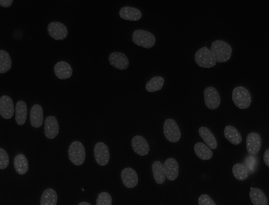
#> input picture images/Q6.png, 269 x 205 px
$ jupyter execute --allow-errors edge_detection.ipynb
#> lines starting #> are read from the running program, lines starting #| are printed output that depends on the picture; after the words box and inside, x2 and y2 are one past the last pixel; in counts of white or black regions, pixels touching at a corner belong together
[cell 1]
import matplotlib.pyplot as plt
import matplotlib.image as mpimg
import numpy as np
import math
import cv2
from numpy.matrixlib.defmatrix import matrix
def imshow(im):
    plt.imshow(img,cmap='gray', vmin=0,vmax=255)
    plt.axis('off')
    return
img = cv2.imread("./images/Q6.png", cv2.IMREAD_GRAYSCALE)
#> img is the input picture: shape (205, 269); min 3, max 87, mean 12.5

plt.imshow(img,cmap='gray', vmin=0,vmax=255)

[cell 2]
def getGaussianFilter(k, sigma):
    '''
    Step 1
    //Odd size filters only
    '''
#> called with k = 3, sigma = 1
    shift = (k-1)//2
    filter1 = []
    for x in range(-shift, shift+1):
        row = []
        for y in range(-shift,shift+1):
            coeff = math.exp(-(x**2 + y**2)/sigma**2)
            row.append(coeff)
            #print(x-(k-shift), y-(k-shift), coeff)
        filter1.append(row)
    filter1 = np.array(filter1)
    return filter1/np.sum(filter1)

[cell 3]
kernel1 = getGaussianFilter(3, 1)
kernel2 = getGaussianFilter(5,2)
kernel3 = getGaussianFilter(7,5)
print(kernel1)
print(kernel2)

[cell 4]
def convolve(img, kern):
    kern = np.flip(kern, 0)
    kern = np.flip(kern,1)
    kernX = kern.shape[0]
    kernY = kern.shape[1]
    imgX = img.shape[0]
#> imgX = 205
    imgY = img.shape[1]
#> imgY = 269
    offset = (kernX-1)//2
    copy_img = np.zeros((imgX+(offset*2), imgY + (offset*2)))
    #print(copy_img.shape)
    #print(img.shape)
    copy_img[offset:imgX+offset,offset:imgY+offset] = img
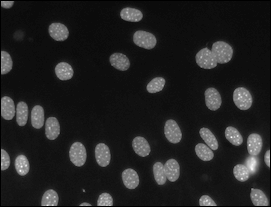
#> copy_img: shape (207, 271) float64; min 0, max 87, mean 12.3; drawn with min black and max white
    #print(copy_img)
    output_img = np.copy(img)
    for i in range(0,imgX):
        for j in range(0, imgY):
            vector = copy_img[i: i + kernX, j: j+kernY]
            output_img[i][j] = (vector.flatten() * kern.flatten()).sum()
   # print(kernX,kernY)
    return output_img

[cell 5]
def getGradient(image):
    #Normalize Sobel
    Mx = np.array([[-1,0,1],[-2,0,2],[-1,0,1]])*(1/8)
    My = np.array([[-1,-2,-1],[0,0,0],[1,2,1]])*(1/8)
    Gx = convolve(image, Mx)
#> after the loop in convolve (call 2), `for i in range(0,imgX):`:
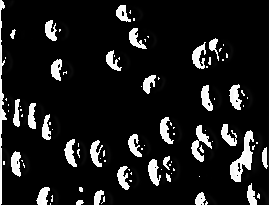
#> output_img: shape (205, 269); min 0, max 255, mean 27.5
    Gy = convolve(image, My)
#> after the loop in convolve (call 3), `for i in range(0,imgX):`:
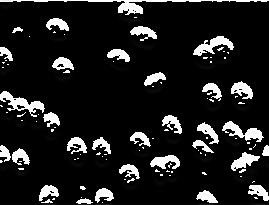
#> output_img: shape (205, 269); min 0, max 255, mean 30.3
    return np.sqrt(np.square(Gx) + np.square(Gy))
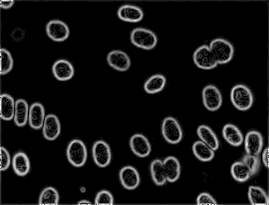
#> returned value: shape (205, 269) float16; min 0, max 15.81, mean 1.26; drawn with min black and max white

[cell 6]
def getThreshold(g):
    iterations = 10
    tau_curr = np.mean(g,dtype=float)
#> tau_curr = 1.26
    print(g.max())
#| 15.81
    tau_prev = 0
    e = .1
    while (abs(tau_prev - tau_curr) > e):
        g_lower = g[g <=tau_curr]
        g_upper = g[g > tau_curr]
        tau_prev= tau_curr
        tau_curr = (g_lower.mean() + g_upper.mean())/2
#> this loop made 5 passes
#> (tau_prev, tau_curr) on passes 1 to 5: (1.26, 2.72), (2.72, 3.39), (3.39, 3.79), (3.79, 3.89), (3.89, 3.89)


    edges = (g >= tau_curr)
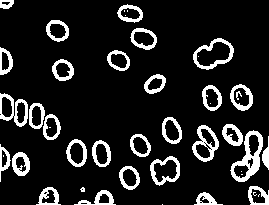
#> edges: shape (205, 269) bool; 13.2% white; 44 white regions (13 under 20 px), largest, box (x1, y1, x2, y2) and area: (230, 130, 263, 182) 642, (192, 125, 219, 162) 387, (193, 38, 234, 70) 380
    edges = edges.astype(int)
    edges = edges*255
    return edges

#> (a cell that did not finish here is left out)

[cell 8]
kernel = getGaussianFilter(3,2)
filtered_image = convolve(img,kernel)
g = getGradient(filtered_image)
plt.imshow(filtered_image,cmap='gray', vmin=0,vmax=255)

[cell 9]
plt.imshow(filtered_image,cmap='gray', vmin=0,vmax=255)

[cell 10]
edges = getThreshold(g)
plt.imshow(edges,cmap='gray', vmin=0,vmax=255)
plt.savefig("binary.png")

[cell 11]
g = getGradient(img)
#> after the loop in convolve (call 4), `for i in range(0,imgX):`:
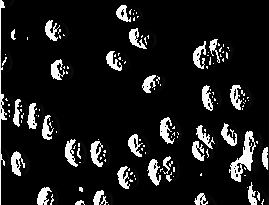
#> output_img: shape (205, 269); min 0, max 255, mean 27
#> after the loop in convolve (call 5), `for i in range(0,imgX):`:
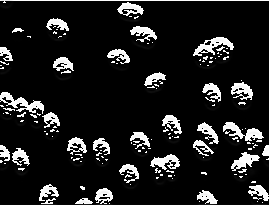
#> output_img: shape (205, 269); min 0, max 255, mean 30.1
#> in getGradient (call 2), `return np.sqrt(np.square(Gx) + np.square(Gy))`:
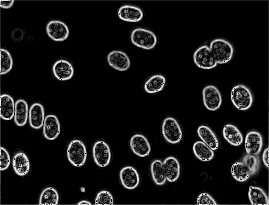
#> returned value: shape (205, 269) float16; min 0, max 15.81, mean 1.38; drawn with min black and max white

[cell 12]
edges = getThreshold(g)
#> in getThreshold (call 2), `tau_curr = np.mean(g,dtype=float)`: tau_curr = 1.38
#| 15.81
#> the loop in getThreshold (call 2), `while (abs(tau_prev - tau_curr) > e):` made 5 passes
#> (tau_prev, tau_curr) on passes 1 to 5: (1.38, 3.03), (3.03, 4.08), (4.08, 4.54), (4.54, 4.84), (4.84, 4.84)
#> in getThreshold (call 2), `edges = (g >= tau_curr)`:
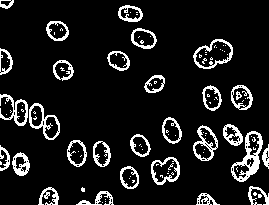
#> edges: shape (205, 269) bool; 11% white in thin lines or dots
#> in getThreshold (call 2), `edges = edges.astype(int)`: edges: shape (205, 269) int64; values 0 (black) and 1 (white), 11% white in thin lines or dots
#> in getThreshold (call 2), `edges = edges*255`: edges: shape (205, 269) int64; 11% white in thin lines or dots
